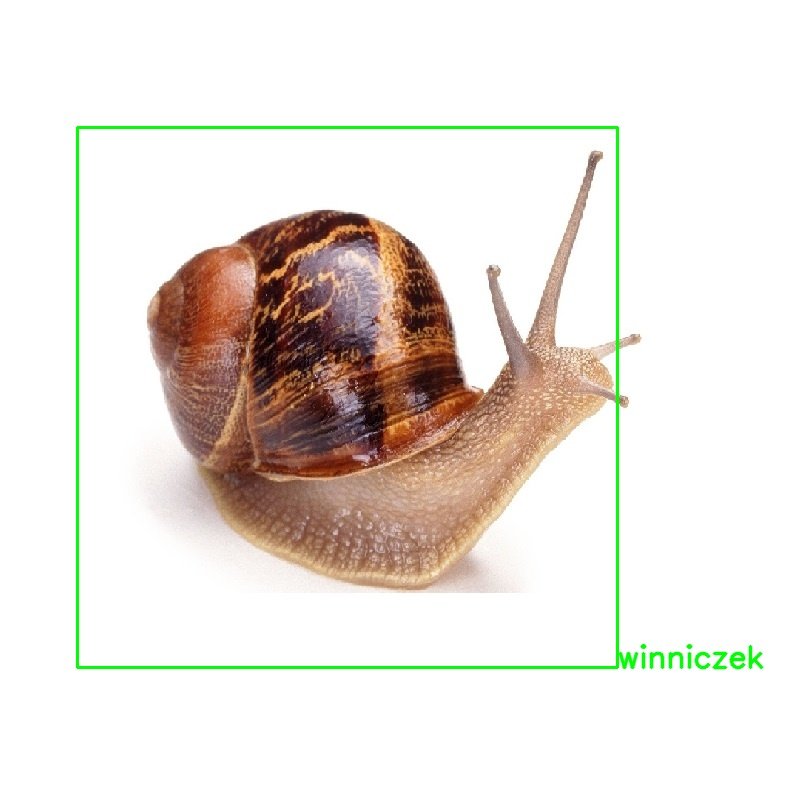
#> input picture example_1.jpg, 800 x 800 px
$ python -i slimole_clean.py   (imports and definitions only)
#> lines starting #> are read from the running program, lines starting #| are printed output that depends on the picture; after the words box and inside, x2 and y2 are one past the last pixel; in counts of white or black regions, pixels touching at a corner belong together
import cv2
import numpy as np
import uuid


def run(filename):
#> called with filename = 'example_1.jpg'
    def recognition(cascade_, name, color, img):
        cascades = cascade_.detectMultiScale(imgray, scaleFactor=3, minNeighbors=3)
        for (x, y, w, h) in cascades:
            roi_gray = imgray[y:y + h, x:x + w]
            stroke = 2
            width = x + w
            height = y + h
            end_cord_x = x + w
            end_cord_y = y + h
            cv2.rectangle(img, (x, y), (end_cord_x, end_cord_y), color, stroke)  # wyswietlanie ramki

            # tekst
            label = name
            font = cv2.FONT_HERSHEY_SIMPLEX
            org = (end_cord_x, end_cord_y)
            fontScale = 1
            color_font = color
            thickness = 2

            img = cv2.putText(img, label, org, font, fontScale, color_font, thickness, cv2.LINE_AA)

            return img
        return img

    cascade1_ = cv2.CascadeClassifier('b_cascade.xml')
    color1 = (255, 0, 0)
    name1 = "blotniarka"

    cascade2_ = cv2.CascadeClassifier('w_cascade.xml')
    color2 = (0, 255, 0)
    name2 = "winniczek"

    cascade3_ = cv2.CascadeClassifier('h_cascade.xml')
    color3 = (0, 0, 255)
    name3 = "helenka"

    img = cv2.imread(filename)
#> img is the input picture: shape (800, 800, 3); mean B, G, R 221.5, 228, 233.7
    imgray = cv2.cvtColor(img, cv2.COLOR_BGR2GRAY)
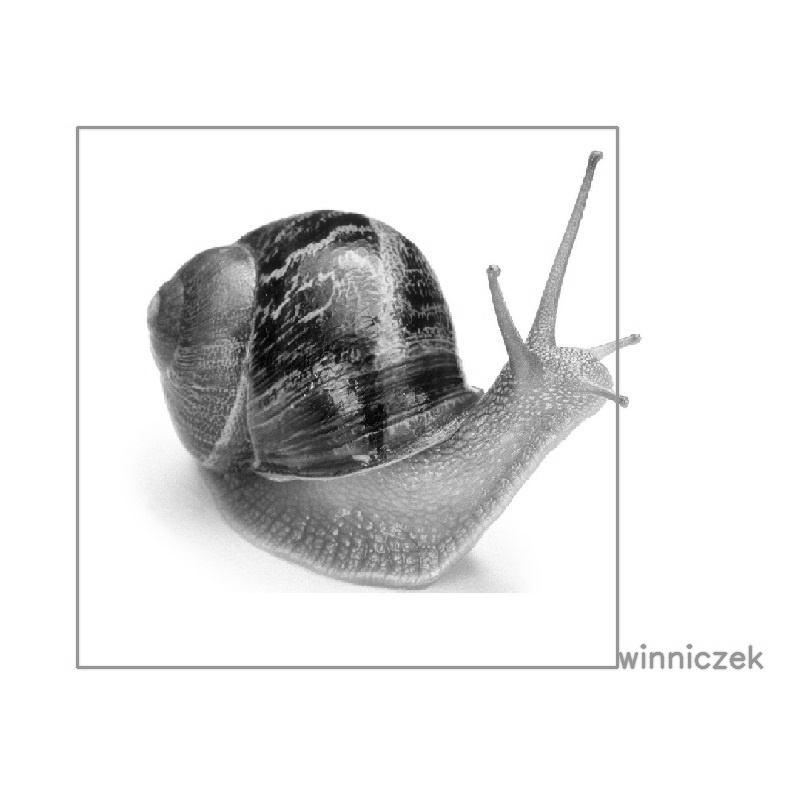
#> imgray: shape (800, 800); min 2, max 255, mean 228.9

    # nakładanie na obraz poszczególnych ramek i etykiet w wypadku wykrycia gatunku
    img = recognition(cascade1_, name1, color1, img)
#> in recognition, `cascades = cascade_.detectMultiScale(imgray, scaleFactor=3, minNeighbo..`: cascades = ()
    img = recognition(cascade2_, name2, color2, img)
#> in recognition (call 2), `cascades = cascade_.detectMultiScale(imgray, scaleFactor=3, minNeighbo..`: cascades = [[77, 127, 540, 540]]
#> the loop in recognition, `for (x, y, w, h) in cascades:` made 1 pass
#> (x, y, w, h, stroke, width, height, end_cord_x) on pass 1: (77, 127, 540, 540, 2, 617, 667, 617)
#> pass 1, in recognition (call 2), `roi_gray = imgray[y:y + h, x:x + w]`:
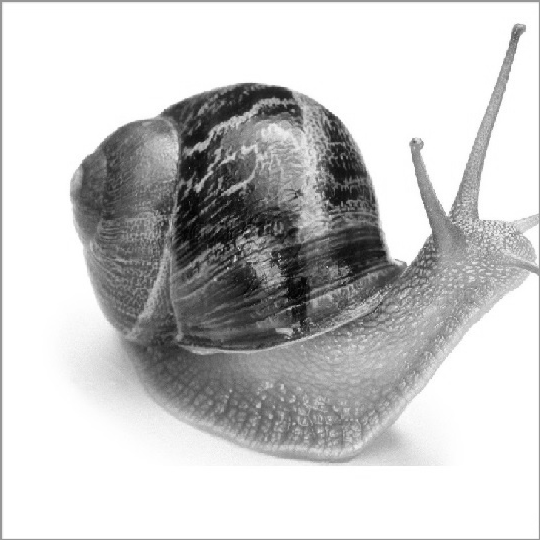
#> roi_gray: shape (540, 540); min 2, max 255, mean 199.7
#> pass 1, in recognition (call 2), `img = cv2.putText(img, label, org, font, fontScale, color_font, thickn..`:
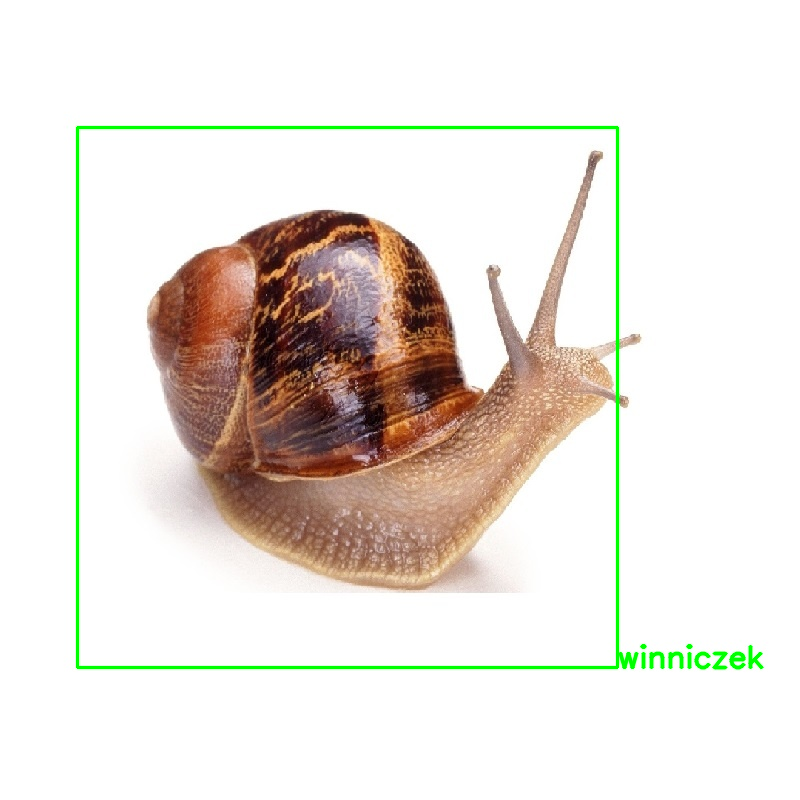
#> img: shape (800, 800, 3); 1.28% of pixels changed, all inside (x1, y1, x2, y2) = (76, 126, 764, 670)
    img = recognition(cascade3_, name3, color3, img)


    dim = (img.shape[1], img.shape[0])
#> dim = (800, 800)
    output = cv2.resize(img, dim, interpolation=cv2.INTER_AREA)

    path_img = str(uuid.uuid1()) + ".jpg"
    cv2.imwrite(path_img, output)


    return path_img

>>> result = run('example_1.jpg')

$ run again, on example_2.jpg
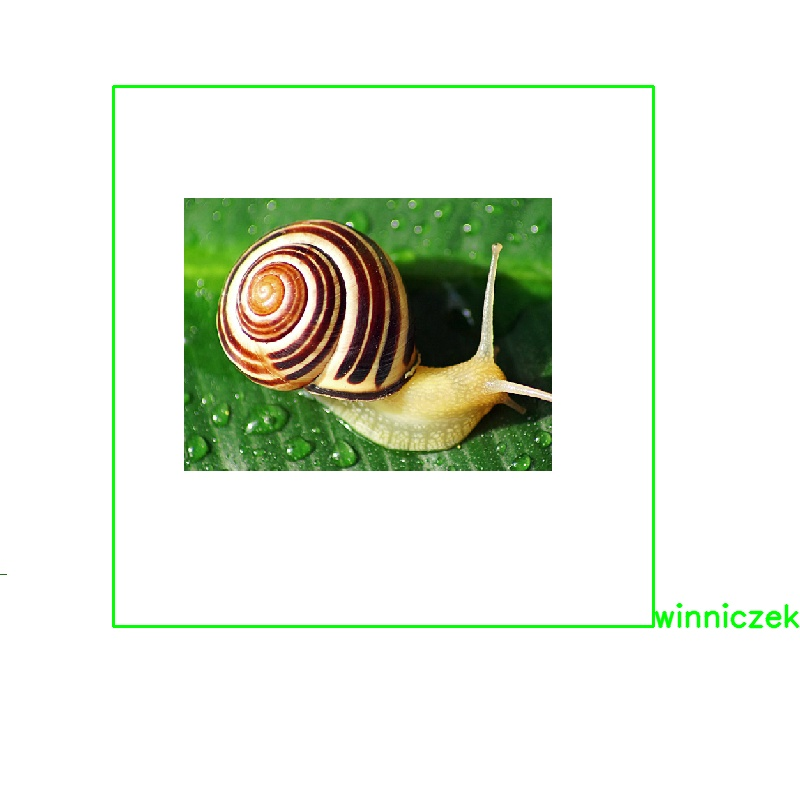
#> input picture example_2.jpg, 800 x 800 px
#> in run, img is the input picture: shape (800, 800, 3); mean B, G, R 221.8, 233.4, 227.9
#> cascades = ()
#> cascades = [[108, 88, 540, 540]]
#> the loop in recognition, `for (x, y, w, h) in cascades:` made 1 pass
#> (x, y, w, h, stroke, width, height, end_cord_x) on pass 1: (108, 88, 540, 540, 2, 648, 628, 648)
#> pass 1, in recognition (call 2), `roi_gray = imgray[y:y + h, x:x + w]`:
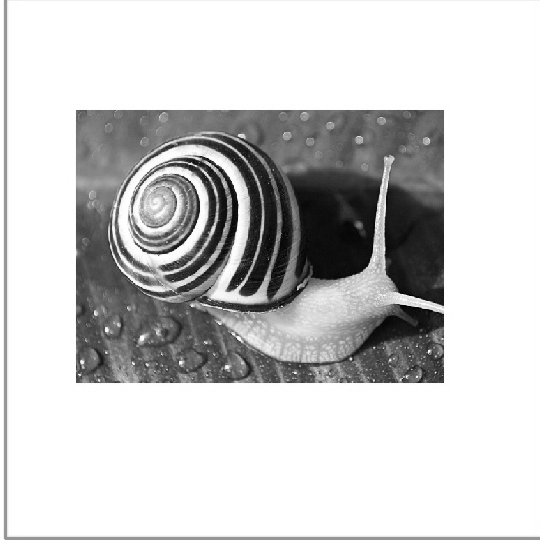
#> roi_gray: shape (540, 540); min 1, max 255, mean 203
#> pass 1, in recognition (call 2), `img = cv2.putText(img, label, org, font, fontScale, color_font, thickn..`:
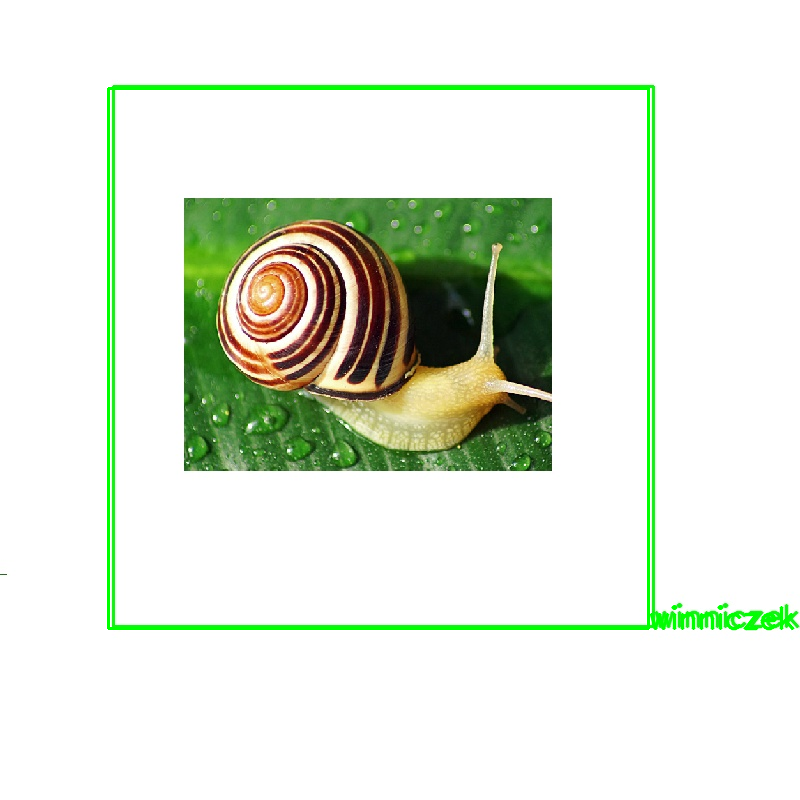
#> img: shape (800, 800, 3); 1.27% of pixels changed, all inside (x1, y1, x2, y2) = (107, 87, 795, 631)
